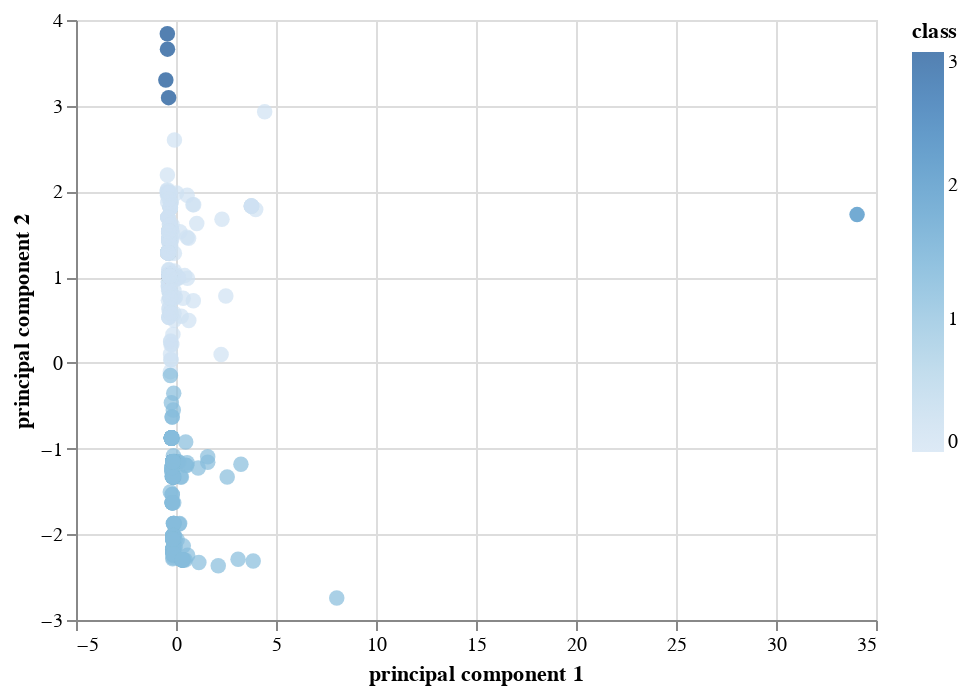

Notebook cell for this chart:
### Markdown cell above
### Visualizing Results

#### 3D-Scatter with Clusters

### Code cell
# Create a 3D-Scatter with the PCA data and the clusters
alt.Chart(new_df).mark_circle(size=60).encode(
    x='principal component 1',
    y='principal component 2',
    color='class',
    tooltip=['TotalCoinsMined','TotalCoinSupply','Algorithm']
)

# alt.Chart(results).mark_circle(size=60).encode(
#     x='pc1',
#     y='pc2',
#     color='class',
#     tooltip=['Algorithm','TotalCoinsMined','TotalCoinSupply','CoinName']
# ).interactive()

### Figure 1 — Vega-Lite specification as saved in the notebook (floating-point values rounded to 4 significant figures; data arrays with more than 128 entries replaced by an {"elided": "..."} marker saying what was removed)
{"config": {"view": {"continuousWidth": 400, "continuousHeight": 300}}, "data": {"name": "data-933e44ca313804053b98d02788a17941"}, "mark": {"type": "circle", "size": 60}, "encoding": {"color": {"type": "quantitative", "field": "class"}, "tooltip": [{"type": "quantitative", "field": "TotalCoinsMined"}, {"type": "nominal", "field": "TotalCoinSupply"}, {"type": "nominal", "field": "Algorithm"}], "x": {"type": "quantitative", "field": "principal component 1"}, "y": {"type": "quantitative", "field": "principal component 2"}}, "$schema": "https://vega.github.io/schema/vega-lite/v4.8.1.json", "datasets": {"data-933e44ca313804053b98d02788a17941": {"elided": "533 records"}}}
